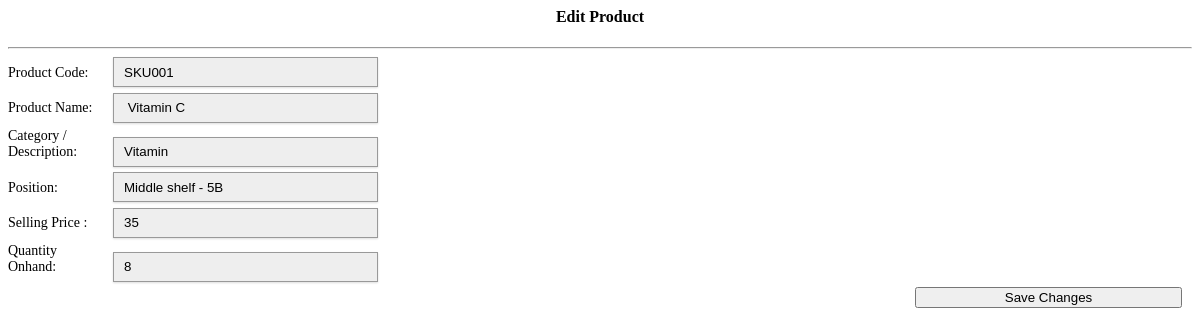
Before: /business_portal/main/inventory/editproduct.php?product_id=58 with the older database file.
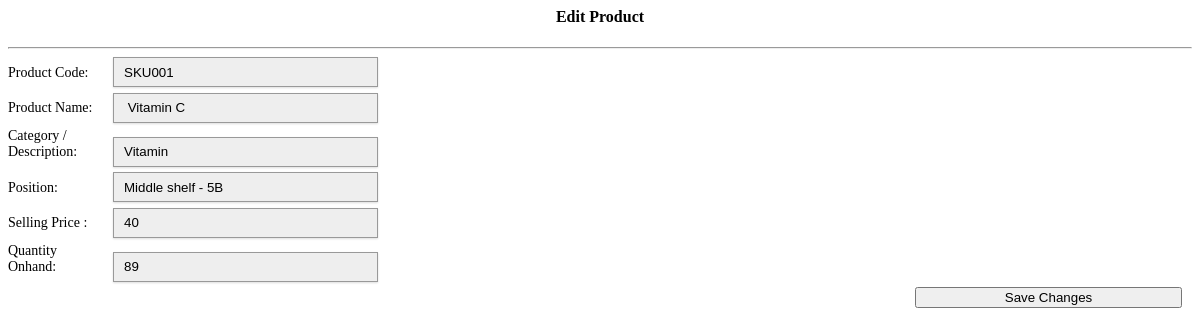
After: the same page with the newer database file.
### tables this page shows
CREATE TABLE `products` (
  `product_id` int(11) NOT NULL,
  `product_code` varchar(200) DEFAULT NULL,
  `product_category` varchar(200) DEFAULT NULL,
  `product_name` varchar(200) DEFAULT NULL,
  `unit_price` double DEFAULT NULL,
  `qty_onhand` int(10) DEFAULT NULL,
  `product_location` varchar(100) DEFAULT NULL
);

### business_portal/main/inventory/editproduct.php (the view, shortened to what this page needs)
<?php
	include('../connect.php');
	$product_id=$_GET['product_id'];
	$result = $db->prepare("SELECT * FROM products WHERE product_id= :product_id");
	$result->bindParam(':product_id', $product_id);
	$result->execute();
	for($i=0; $row = $result->fetch(); $i++){
?>
<link href="../style.css" media="screen" rel="stylesheet" type="text/css" />
<form action="saveeditproduct.php" method="post">
<center><h4><i class="icon-edit icon-large"></i> Edit Product</h4></center>
<hr>
<div id="ac">
<span>Product Code: </span><input type="text" style="width:265px; height:30px;"  name="product_code" value="<?php echo $row['product_code']; ?>" Required/><br>
<span>Product Name: </span><input type="text" style="width:265px; height:30px;"  name="product_name" value="<?php echo $row['product_name']; ?>" /><br>
<span>Category / Description: </span><input type="text" style="width:265px; height:30px;"  name="product_category" value="<?php echo $row['product_category']; ?>" /><br>
<span>Position: </span><input type="text" style="width:265px; height:30px;"  name="product_location" value="<?php echo $row['product_location']; ?>" /><br>
<span>Selling Price : </span><input type="text" style="width:265px; height:30px;" id="txt1" name="unit_price" value="<?php echo $row['unit_price']; ?>" onkeyup="sum();" Required/><br>
<span>Quantity Onhand: </span><input type="number" style="width:265px; height:30px;" min="0" name="qty_onhand" value="<?php echo $row['qty_onhand']; ?>" /><br>
<div style="float:right; margin-right:10px;">
<button class="btn btn-success btn-block btn-large" style="width:267px;"><i class="icon icon-save icon-large"></i> Save Changes</button>
</div>
</div>
</form>
<?php
}
?>

### business_portal/main/inventory/css/style.css (style rules this page uses)
#ac span { width: 95px; display: inline-block; font-size: 14px; margin-bottom: 12px; padding-right: 10px; }
input { border: 1px solid #999; background: #eeeeee; padding: 10px; box-shadow: 0 1px 2px #ddd; -moz-box-shadow: 0 1px 2px #ddd; -webkit-box-shadow: 0 1px 2px #ddd; }

Changed rows visible on the page:
changed products "SKU001": unit_price "35" → "40"; qty_onhand "8" → "89"
